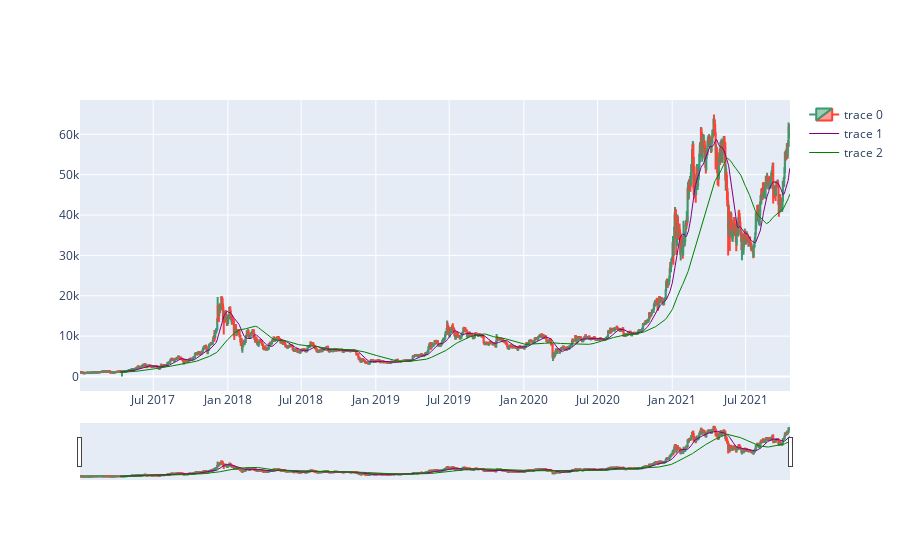

Write notebook code for a chart like this one.
### Code cell
""" plotting the candlestick data with the entry and exit points """
                             
fig = go.Figure(data=[go.Candlestick(x = btc_hist_data.index,
                                    open = btc_hist_data['open'],
                                    high = btc_hist_data['high'],
                                    low = btc_hist_data['low'],
                                    close = btc_hist_data['close'],
                                    ),
                     go.Scatter(x=signals_df.index, y=signals_df['SMA_Fast'], line=dict(color='purple', width=1)),
                     go.Scatter(x=signals_df.index, y=signals_df['SMA_Slow'], line=dict(color='green', width=1))])
                     


fig.show()

### Figure 1 — Plotly figure (JSON) as saved in the notebook; plotly's stock layout.template omitted (floating-point values rounded to 4 significant figures; data arrays with more than 128 entries replaced by an {"elided": "..."} marker saying what was removed)
{"data": [{"close": {"elided": "1751 float values"}, "high": {"elided": "1751 float values"}, "low": {"elided": "1751 float values"}, "open": {"elided": "1751 float values"}, "type": "candlestick", "x": {"elided": "1751 str values"}}, {"line": {"color": "purple", "width": 1}, "type": "scatter", "x": {"elided": "1652 str values"}, "y": {"elided": "1652 float values"}}, {"line": {"color": "green", "width": 1}, "type": "scatter", "x": {"elided": "1652 str values"}, "y": {"elided": "1652 float values"}}], "layout": {}}
